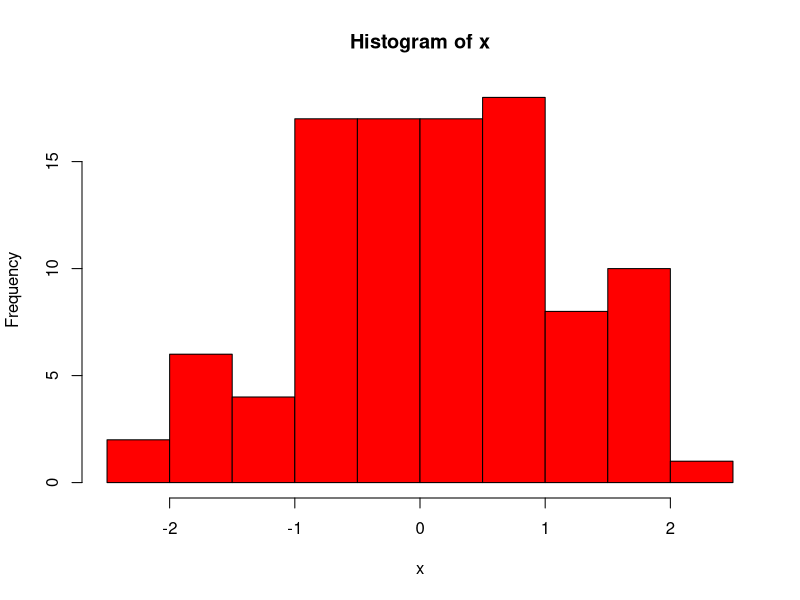
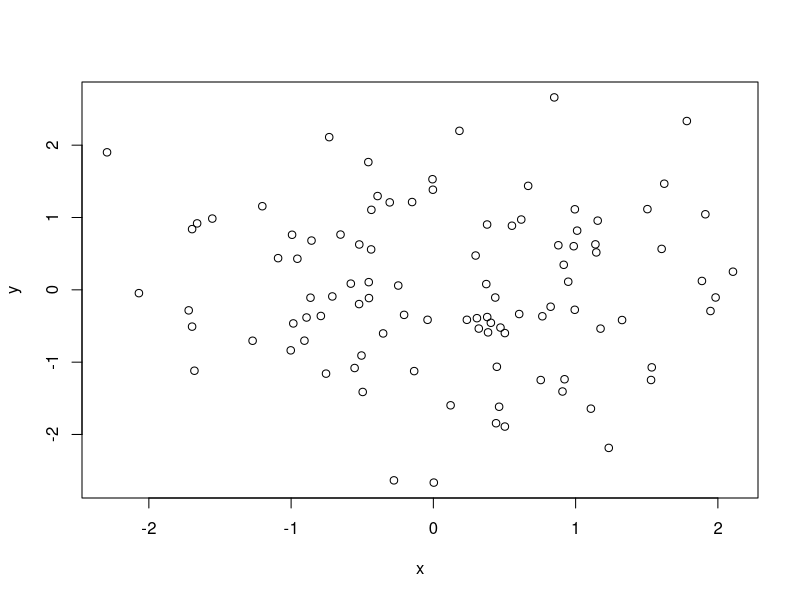

Write R code to recreate these figures, in order.

#' This file demonstrates some simple features of R and the use of an R script to preserve analysis.

#' Note I'm using #' for comments instead of just # in case I want to 'spin' the file into a report one day.

#' Generate a vector of 100 normally distributed values.
x = rnorm(100)

#' Find the mean average of the vector
mean(x)

#' Make a histogram of x
hist(x, col="red")

#' Generate a second vector of 100 normally distributed values
y = rnorm(100)

#' Plot x vs y
plot(x,y)

#' Test whether x and y are correlated:
cor.test(x,y)
